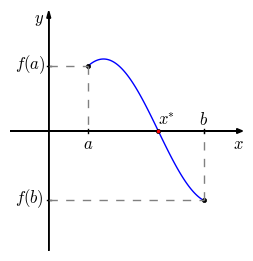

Write the Python code that produced this figure.
#!/usr/bin/env python3
# -*- coding: utf-8 -*-

'''
Este trabalho está licenciado sob a Licença Creative Commons Atribuição-CompartilhaIgual 3.0 Não Adaptada. Para ver uma cópia desta licença, visite https://creativecommons.org/licenses/by-sa/3.0/ ou envie uma carta para Creative Commons, PO Box 1866, Mountain View, CA 94042, USA.

Author: Pedro H A Konzen - 08/2016

Descrição:
Ilustração do teorema de Bolzano.

Description:
Illustration of the Bolzano's theorem.
'''

import numpy as np
import scipy as sci
from scipy import optimize
import matplotlib.pyplot as plt

#canvas
fig = plt.figure(figsize=(3,3), dpi=300, linewidth=0.0, facecolor="white")

#axes definitions
ax = plt.subplot(1,1,1)

ax.set_xlim(-2,10)
ax.set_ylim(-5,5)

ax.set_xticks([])
ax.set_yticks([])

ax.set_frame_on(False)

ax.arrow(-2, 0, 12, 0, length_includes_head=True, facecolor='black', head_width=0.2)
ax.text(9.5,-0.75,r"$x$")

ax.arrow(0, -5, 0, 10, length_includes_head=True, facecolor='black', head_width=0.2)
ax.text(-0.75, 4.5, r"$y$")

def fun(x):
    return 3*np.sin(x/1.8)

a = 2
b = 8
x = np.linspace (a, b, 100, endpoint=True)
ax.plot(x, fun(x))

#dashed lines
#(a, f(a))
ax.plot (a, fun(a), 'ko', markersize=3)
ax.text (-1.75, fun(a)-0.1, r"$f(a)$")
ax.plot ([-0.1, 0.1], [fun(a), fun(a)], color='black')
ax.plot ([0, a], [fun(a), fun(a)], color='gray', linestyle='dashed')
ax.plot ([a, a], [fun(a), 0], color='gray', linestyle='dashed')
ax.plot ([a, a], [-0.1, 0.1], color='black')
ax.text (a - 0.25, -0.75, r"$a$")

#(b, f(b))
ax.plot (b, fun(b), 'ko', markersize=3)
ax.text (-1.75, fun(b)-0.1, r"$f(b)$")
ax.plot ([-0.1, 0.1], [fun(b), fun(b)], color='black')
ax.plot ([0, b], [fun(b), fun(b)], color='gray', linestyle='dashed')
ax.plot ([b, b], [fun(b), 0], color='gray', linestyle='dashed')
ax.plot ([b, b], [-0.1, 0.1], color='black')
ax.text (b - 0.25, 0.25, r"$b$")


#f(p) = 0
p = sci.optimize.fsolve(fun,(a+b)/2)
ax.plot (p, fun(p), 'ko', markersize=3, markerfacecolor='red')
ax.text (p, 0.25, r"$x\!^*$")


#plt.show()

fig_file =  "teorema_de_Bolzano"
fig.savefig(fig_file+".eps", bbox_inches='tight')
fig.savefig(fig_file+".svg", bbox_inches='tight')
fig.savefig(fig_file+".png", bbox_inches='tight')


